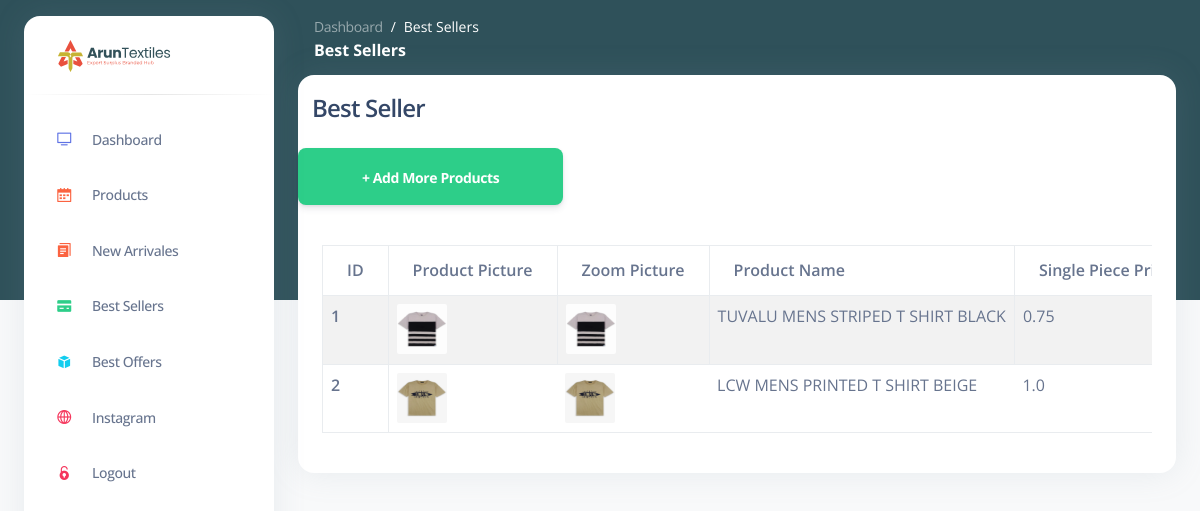
The app's page /shop-bestselle (signed in) with its own data.
### wedsite/models.py (models this page shows, shortened)
class BaseProduct(db.Model):
    __abstract__ = True
    id = db.Column(db.Integer, primary_key=True)
    product_name = db.Column(db.String(100), nullable=False)
    about_product = db.Column(db.String(1000), nullable=False)
    single_product_price = db.Column(db.Float, nullable=False)
    brand_name = db.Column(db.String(50), nullable=False)
    no_of_products = db.Column(db.Integer, nullable=False)
    no_of_products_price = db.Column(db.Float, nullable=False)
    product_sizes_no_for_m = db.Column(db.Integer, nullable=True)
    product_sizes_no_for_s = db.Column(db.Integer, nullable=True)
    product_sizes_no_for_l = db.Column(db.Integer, nullable=True)
    product_sizes_no_for_xl = db.Column(db.Integer, nullable=True)
    product_sizes_no_for_xxl = db.Column(db.Integer, nullable=True)
    product_code = db.Column(db.String(50), nullable=False)
    product_picture = db.Column(db.String(1000), nullable=False)
    product_picture_zoom = db.Column(db.String(1000), nullable=False)
    product_tag = db.Column(db.String(50), nullable=False)
    certian_number_products = db.Column(db.Integer, nullable=True)
    certian_number_products_discount = db.Column(db.Integer, nullable=True)

class BestSeller(BaseProduct):
    product_type = db.Column(db.String(50))

### wedsite/admin.py (the view)
@admin.route('/shop-bestselle', methods=['GET', 'POST'])
@login_required
def dash_bestseller():
    items = BestSeller.query.order_by(BestSeller.id).all()
    return render_template('dash_bestseller.html', items_bestSeller=items)

### wedsite/__init__.py (called while the page is built)
def create_app():
    app = Flask(__name__)
    app.config['SECRET_KEY'] = 'xxxxyyyyyzzzzz'
    app.config['SQLALCHEMY_DATABASE_URI'] = f'sqlite:///{DB_NAME}'
    csrf = CSRFProtect(app)
    db.init_app(app)
    from .views import views
    from .auth import auth
    from .admin import admin
    from .models import Product, BestSeller, BestOffers, Instagram, ProductPage, Admin, User
    app.register_blueprint(views, url_prefix='/')
    app.register_blueprint(auth, url_prefix='/')
    app.register_blueprint(admin, url_prefix='/')
    with app.app_context():
        create_database()
        login_manager = LoginManager()
        login_manager.login_view = 'auth.login'
        login_manager.init_app(app)
        @login_manager.user_loader
        def load_user(id):
            return User.query.get(int(id))
    return app

### wedsite/templates/dash_bestseller.html (shortened to what this page needs)
{% extends 'dashboard.html' %}
{% block content %}
<main class="main-content position-relative border-radius-lg ">
    <nav class="navbar navbar-main navbar-expand-lg px-0 mx-4 shadow-none border-radius-xl " id="navbarBlur" data-scroll="false">
      <div class="container-fluid py-1 px-3">
        <nav aria-label="breadcrumb">
          <ol class="breadcrumb bg-transparent mb-0 pb-0 pt-1 px-0 me-sm-6 me-5">
            <li class="breadcrumb-item text-sm"><a class="opacity-5 text-white" href="javascript:;">Dashboard</a></li>
            <li class="breadcrumb-item text-sm text-white active" aria-current="page">Best Sellers</li>
          </ol>
          <h6 class="font-weight-bolder text-white mb-0">Best Sellers</h6>
        </nav>
    </nav>
    <div class="container">
        <div class="row">
            <div class="col-md-12">
                <div class="card">
                    <div class="row">
                        <div class="col-md-10" style="padding:16px;">
                            <h4 style="margin-left:10px"> Best Seller </h4>
                        </div><div>
                          <a href="{{ url_for('admin.add_best_sellers_items') }}" class="btn btn-success btn-lg"> + Add More Products</a>
                        </div>
                    </div>
                    <div class="card-body" id="products-table">
                        {% if items_bestSeller | length < 1 %}
                        <h3 style="color: white;">No Shop Items </h3>
                        {% else %}
                        <div class="table-responsive">
                        <table class="table table-bordered table-striped">
                            <thead>
                              <tr>
                                <th scope="col">ID</th>
                                <th scope="col">Product Picture</th>
                                <th scope="col">Zoom Picture</th>
                                <th scope="col">Product Name</th>
                                <th scope="col">Single Piece Price</th>
                              </tr>
                            </thead>
                            <tbody>
                                {% for item in items_bestSeller %}
                                <tr>
                                  <th scope="row">{{ item.id }}</th>
                                  <td><img src="{{ item.product_picture }}" alt="" style="height: 50px; width: 50px; border-radius: 2px;"></td>
                                  <td><img src="{{ item.product_picture_zoom }}" alt="" style="height: 50px; width: 50px; border-radius: 2px;"></td>
                                  <td>{{ item.product_name }}</td>
                                  <td>{{ item.single_product_price }}</td>
                              </tr>
                                {% endfor %}
                            </tbody>
                        </table>
                        </div>
                        {% endif %}
                    </div>
                </div>
            </div>
        </div>
</body>
{% endblock %}

### records on screen
BestSeller: id "1", product_picture (picture), product_picture_zoom (picture), product_name "TUVALU MENS STRIPED T SHIRT BLACK", single_product_price "0.75"
BestSeller: id "2", product_picture (picture), product_picture_zoom (picture), product_name "LCW MENS PRINTED T SHIRT BEIGE", single_product_price "1.0"
